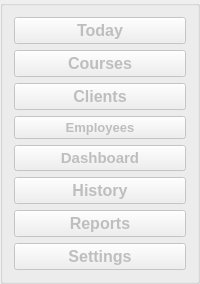
     <widget class="QGroupBox" name="groupBox_5">
      <property name="enabled">
       <bool>false</bool>
      </property>
      <property name="title">
       <string/>
      </property>
      <layout class="QGridLayout" name="gridLayout">
       <item row="3" column="0">
        <widget class="QPushButton" name="pushButton_14">
         <property name="enabled">
          <bool>false</bool>
         </property>
         <property name="font">
          <font>
           <family>Segoe UI</family>
           <pointsize>10</pointsize>
           <weight>75</weight>
           <bold>true</bold>
          </font>
         </property>
         <property name="text">
          <string>Employees</string>
         </property>
         <property name="icon">
          <iconset resource="res.qrc">
           <normaloff>:/res/resources/ICONS/Clients.png</normaloff>:/res/resources/ICONS/Clients.png</iconset>
         </property>
         <property name="iconSize">
          <size>
           <width>50</width>
           <height>50</height>
          </size>
         </property>
         <property name="autoDefault">
          <bool>false</bool>
         </property>
         <property name="flat">
          <bool>false</bool>
         </property>
        </widget>
       </item>
       <item row="7" column="0">
        <widget class="QPushButton" name="pushButton_5">
         <property name="enabled">
          <bool>false</bool>
         </property>
         <property name="font">
          <font>
           <family>Segoe UI</family>
           <pointsize>12</pointsize>
           <weight>75</weight>
           <bold>true</bold>
          </font>
         </property>
         <property name="text">
          <string>Settings</string>
         </property>
         <property name="icon">
          <iconset resource="res.qrc">
           <normaloff>:/res/resources/ICONS/Settings.png</normaloff>:/res/resources/ICONS/Settings.png</iconset>
         </property>
         <property name="iconSize">
          <size>
           <width>50</width>
           <height>50</height>
          </size>
         </property>
        </widget>
       </item>
       <item row="0" column="0">
        <widget class="QPushButton" name="pushButton">
         <property name="enabled">
          <bool>false</bool>
         </property>
         <property name="font">
          <font>
           <family>Segoe UI</family>
           <pointsize>12</pointsize>
           <weight>75</weight>
           <bold>true</bold>
          </font>
         </property>
         <property name="text">
          <string>Today</string>
         </property>
         <property name="icon">
          <iconset resource="res.qrc">
           <normaloff>:/res/resources/ICONS/Transactions.png</normaloff>:/res/resources/ICONS/Transactions.png</iconset>
         </property>
         <property name="iconSize">
          <size>
           <width>50</width>
           <height>50</height>
          </size>
         </property>
        </widget>
       </item>
       <item row="1" column="0">
        <widget class="QPushButton" name="pushButton_2">
         <property name="enabled">
          <bool>false</bool>
         </property>
         <property name="font">
          <font>
           <family>Segoe UI</family>
           <pointsize>12</pointsize>
           <weight>75</weight>
           <bold>true</bold>
          </font>
         </property>
         <property name="text">
          <string>Courses</string>
         </property>
         <property name="icon">
          <iconset resource="res.qrc">
           <normaloff>:/res/resources/ICONS/Courses.png</normaloff>:/res/resources/ICONS/Courses.png</iconset>
         </property>
         <property name="iconSize">
          <size>
           <width>50</width>
           <height>50</height>
          </size>
         </property>
        </widget>
       </item>
       <item row="5" column="0">
        <widget class="QPushButton" name="pushButton_6">
         <property name="enabled">
          <bool>false</bool>
         </property>
         <property name="font">
          <font>
           <family>Segoe UI</family>
           <pointsize>12</pointsize>
           <weight>75</weight>
           <bold>true</bold>
          </font>
         </property>
         <property name="text">
          <string>History</string>
         </property>
         <property name="icon">
          <iconset resource="res.qrc">
           <normaloff>:/res/resources/ICONS/History.png</normaloff>:/res/resources/ICONS/History.png</iconset>
         </property>
         <property name="iconSize">
          <size>
           <width>50</width>
           <height>50</height>
          </size>
         </property>
        </widget>
       </item>
       <item row="2" column="0">
        <widget class="QPushButton" name="pushButton_3">
         <property name="enabled">
          <bool>false</bool>
         </property>
         <property name="font">
          <font>
           <family>Segoe UI</family>
           <pointsize>12</pointsize>
           <weight>75</weight>
           <bold>true</bold>
          </font>
         </property>
         <property name="text">
          <string>Clients</string>
         </property>
         <property name="icon">
          <iconset resource="res.qrc">
           <normaloff>:/res/resources/ICONS/Clients.png</normaloff>:/res/resources/ICONS/Clients.png</iconset>
         </property>
         <property name="iconSize">
          <size>
           <width>50</width>
           <height>50</height>
          </size>
         </property>
         <property name="autoDefault">
          <bool>false</bool>
         </property>
         <property name="flat">
          <bool>false</bool>
         </property>
        </widget>
       </item>
       <item row="4" column="0">
        <widget class="QPushButton" name="pushButton_4">
         <property name="enabled">
          <bool>false</bool>
         </property>
         <property name="font">
          <font>
           <family>Segoe UI</family>
           <pointsize>11</pointsize>
           <weight>75</weight>
           <bold>true</bold>
          </font>
         </property>
         <property name="text">
          <string>Dashboard</string>
         </property>
         <property name="icon">
          <iconset resource="res.qrc">
           <normaloff>:/res/resources/ICONS/dashboard.png</normaloff>:/res/resources/ICONS/dashboard.png</iconset>
         </property>
         <property name="iconSize">
          <size>
           <width>45</width>
           <height>45</height>
          </size>
         </property>
        </widget>
       </item>
       <item row="6" column="0">
        <widget class="QPushButton" name="pushButton_7">
         <property name="enabled">
          <bool>false</bool>
         </property>
         <property name="font">
          <font>
           <family>Segoe UI</family>
           <pointsize>12</pointsize>
           <weight>75</weight>
           <bold>true</bold>
          </font>
         </property>
         <property name="text">
          <string>Reports</string>
         </property>
         <property name="icon">
          <iconset resource="res.qrc">
           <normaloff>:/res/resources/ICONS/Reports.png</normaloff>:/res/resources/ICONS/Reports.png</iconset>
         </property>
         <property name="iconSize">
          <size>
           <width>50</width>
           <height>50</height>
          </size>
         </property>
        </widget>
       </item>
      </layout>
     </widget>
